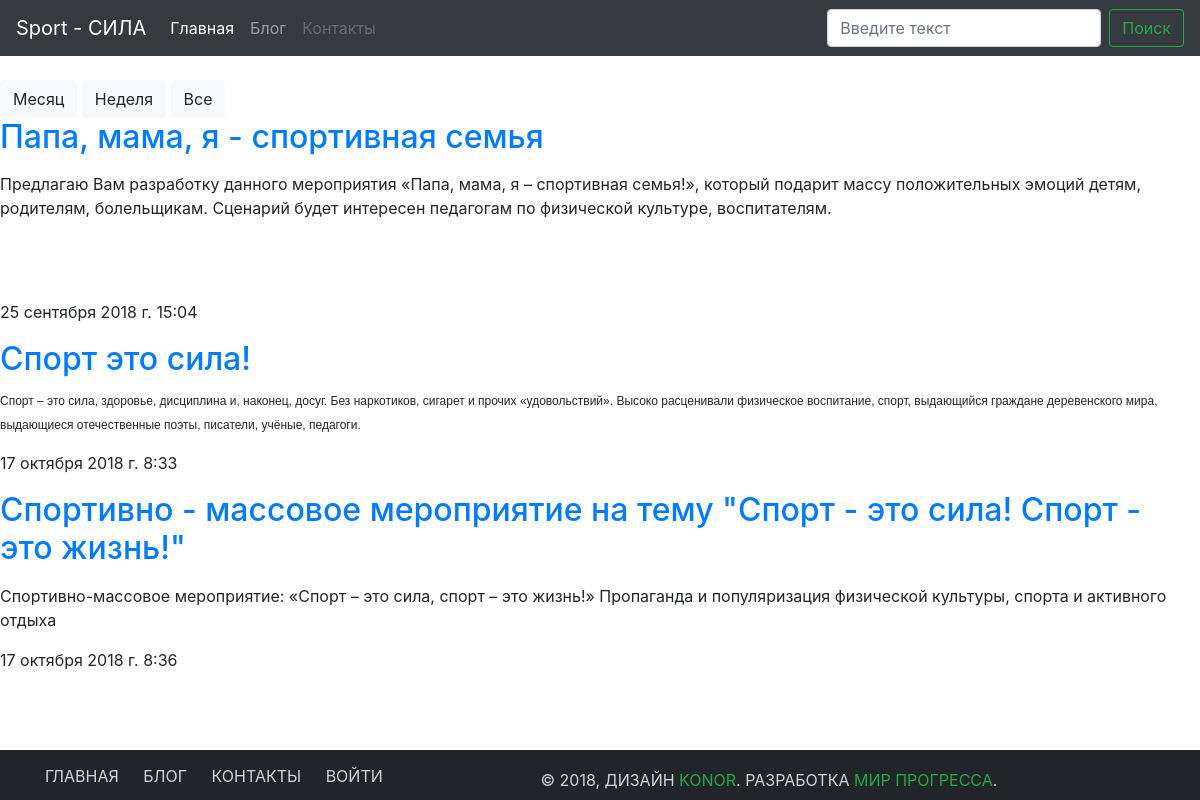
The page / on the database its author committed.
### news/models.py (models this page shows, shortened)
class News(models.Model):
    user = models.ForeignKey(User, verbose_name= 'Автор', on_delete=models.SET_NULL, null=True)
    title = models.CharField("Заголовок", max_length=100)
    category = models.ForeignKey(Category, verbose_name='Категория', on_delete=models.SET_NULL, null=True)
    text_min = models.TextField("Короткое описание", max_length=350)
    text = models.TextField("Текст статьи")
    tags = models.ManyToManyField(Tag, verbose_name="Тэги")
    created = models.DateTimeField("Дата создания", auto_now_add=True)
    description = models.CharField("Описание", max_length=150)
    keywords = models.CharField("Ключевые слова", max_length=100)
    class Meta:
        verbose_name = "Статья"
        verbose_name_plural = "Статьи"

### news/views.py (the view)
# urls.py: path('', views.news_list, name="list_news"),
def news_list(request):
    news = News.objects.all()
    return render(request, "news/news_list.html", {"news":news})

### templates/news/news_list.html
{% extends 'base.html' %}
{% block content %}
    <a href="" class="btn btn-light">Месяц</a>
    <a href="" class="btn btn-light">Неделя</a>
    <a href="" class="btn btn-light">Все</a>
    {% for new in news %}
    <h2><a href="{% url 'new_single' pk=new.id %}">{{ new.title }}</a></h2>
    <p>{{ new.text_min|safe }}</p>
    <p>{{ new.created }}</p>
{% endfor %}
{% endblock%}

### static/css/style.css (style rules this page uses)
html { height: 100%; }
body { position: relative; min-height: 100%; padding-bottom: 50px; }

### rows shown on the page
News: title "Папа, мама, я - спортивная семья", text_min "Предлагаю Вам разработку данного мероприятия «Папа, мама, я – спортивная семья!», который подарит массу положительных эмоций детям, родителям, болельщикам. Сценарий будет интересен педагогам по физической культуре, воспитателям.", created "25 сентября 2018 г. 15:04"
News: title "Спорт это сила!", text_min "Спорт – это сила, здоровье, дисциплина и, наконец, досуг. Без наркотиков, сигарет и прочих «удовольствий». Высоко расценивали физическое воспитание, спорт, выдающийся граждане деревенского мира, выдающиеся отечественные поэты, писатели, учёные, педагоги.", created "17 октября 2018 г. 8:33"
News: title "Спортивно - массовое мероприятие на тему \"Спорт - это сила! Спорт - это жизнь!\"", text_min "Спортивно-массовое мероприятие: «Спорт – это сила, спорт – это жизнь!» Пропаганда и популяризация физической культуры, спорта и активного отдыха", created "17 октября 2018 г. 8:36"
